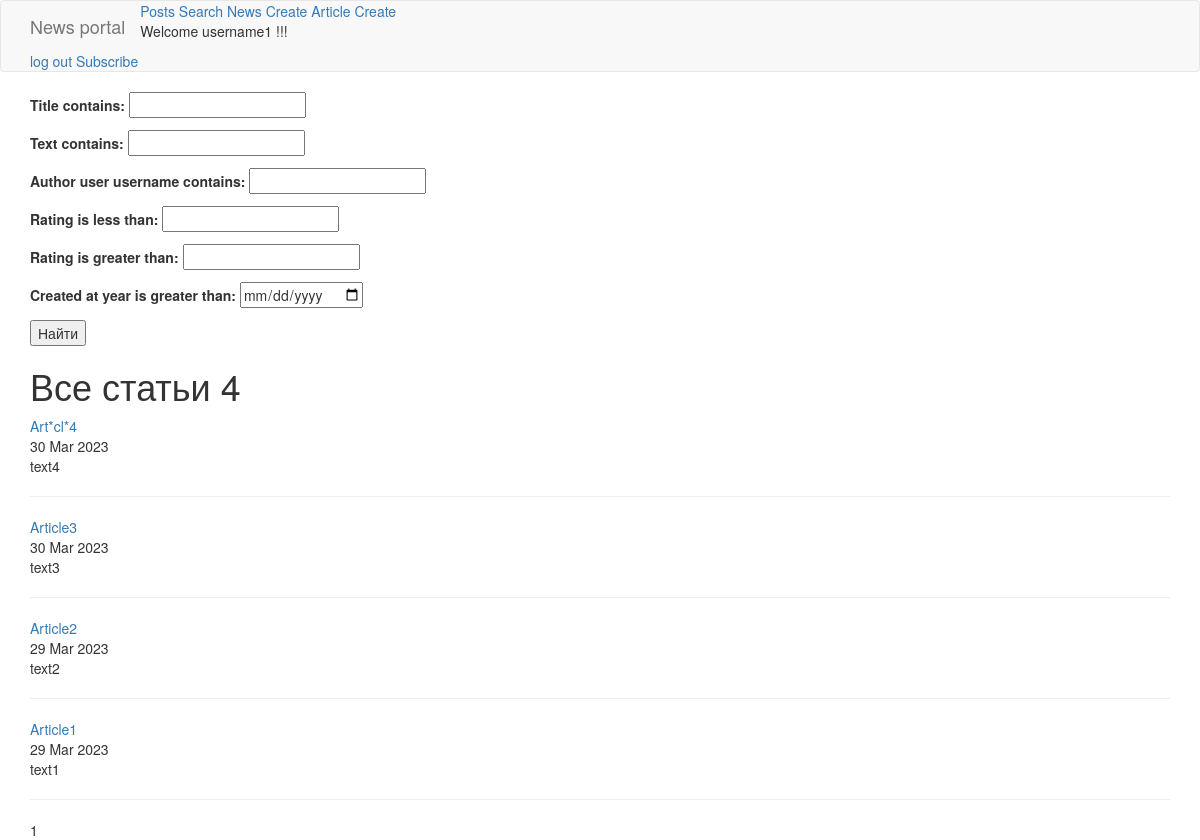
Page /news/search/ (signed in) on the earlier database version.
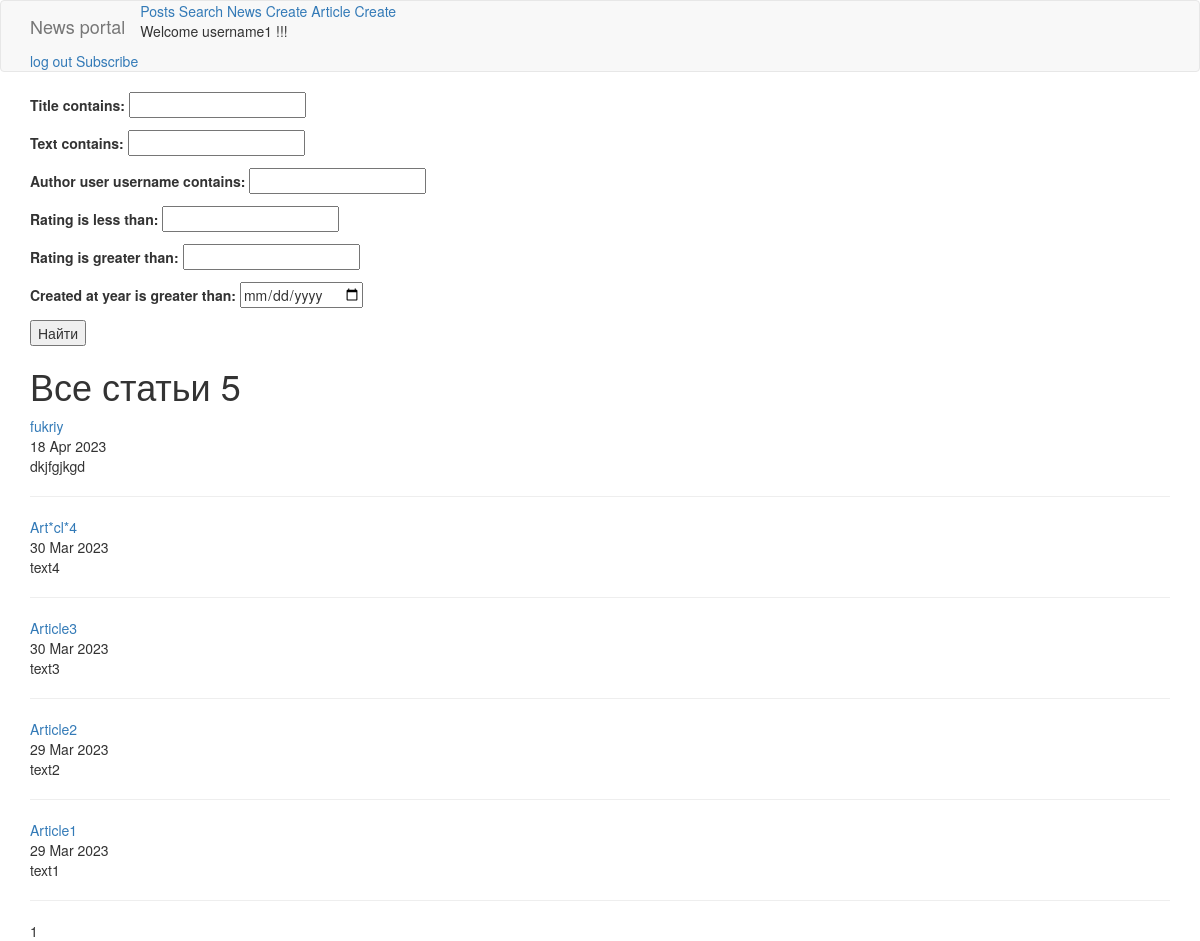
Same page on the later database version.
### authors/models.py (models this page shows, shortened)
class Post(models.Model):
    author = models.ForeignKey(
        Author, related_name='posts',
        on_delete=models.CASCADE,
    )
    categories = models.ManyToManyField(Category)
    type = models.CharField(max_length=1, choices=TYPE_CHOICES)
    title = models.CharField(unique=True, max_length=256)
    text = models.TextField()
    rating = models.IntegerField(default=0)
    created_at = models.DateTimeField(auto_now_add=True, null=True)
    updated_at = models.DateTimeField(auto_now=True, null=True)

### authors/views.py (the view)
# urls.py: path('news/search/', PostsSearch.as_view(), name="search"),
class PostsSearch(ListView):
    model = Post
    ordering = '-created_at'
    template_name = 'search.html'
    context_object_name = 'posts'
    paginate_by = 10
    def get_queryset(self):
        queryset = super().get_queryset()
        self.filterset = PostFilter(self.request.GET, queryset)
        return self.filterset.qs
    def get_context_data(self, **kwargs):
        context = super().get_context_data(**kwargs)
        context['filterset'] = self.filterset
        return context

### authors/templatetags/censor.py (called while the page is built)
def check_word(word):
    if word in CENSORED_WORDS:
        word = re.sub(r'[aeiouy]', '*', word)
    return word

@register.filter(name="my_censor")
def censor(value):
    words = value.split()
    words = [check_word(word) for word in words]
    return ' '.join(words)

### templates/search.html (shortened to what this page needs)
{% extends 'flatpages/default.html' %}
{% load censor %}
{% load censor custom_tags%}
{% block content %}
<form action="" method="get">
       {{ filterset.form.as_p }}
       <input type="submit" value="Найти" />
   </form>
<h1>Все статьи {{posts|length}}</h1>
{% for post in posts %}
<a href="{% url 'authors:post' pk=post.pk %}">{{ post.title|my_censor }}</a>
<br> {{post.created_at|date:'d M Y'}} <br> {{ post.text|truncatechars:20|my_censor }}<hr>
{% endfor %}
   {{ page_obj.number }}
{% endblock content %}

Differences in the rows shown:
added Post: title|my_censor "fukriy", created_at "18 Apr 2023", text|my_censor "dkjfgjkgd"
Other differences:
{{ posts|length }}: "4" → "5"
